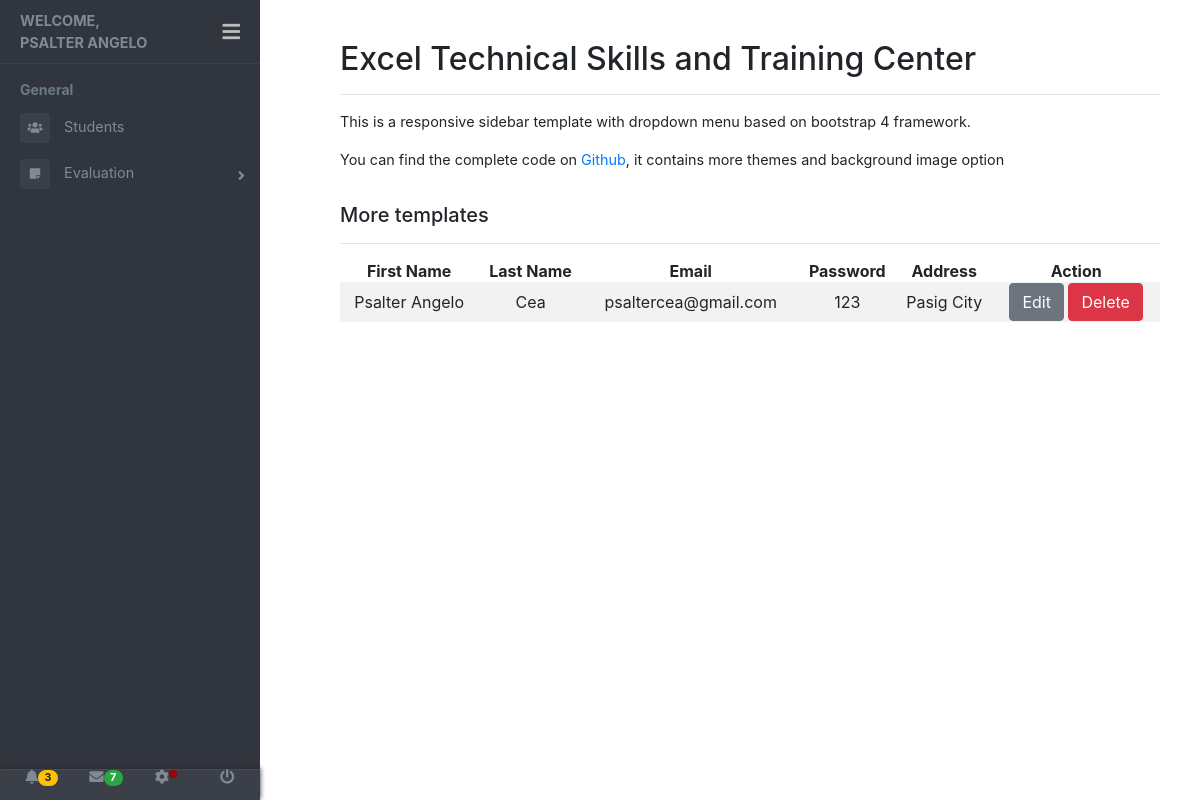
Page /SeyProject/student.php (signed in) on the committed database.
### tables this page shows
CREATE TABLE `student_tbl` (
  `stdid` int(11) NOT NULL,
  `stdFname` varchar(255) NOT NULL,
  `stdLname` varchar(255) NOT NULL,
  `stdEmail` varchar(255) NOT NULL,
  `userLvl` varchar(255) NOT NULL,
  `stdPass` varchar(255) NOT NULL,
  `stdAdd` varchar(255) NOT NULL
);

### SeyProject/student.php (the view, shortened to what this page needs)
<?php
  require_once('config/dbconnection.php');
  include('sidebar.php');
  $query = "SELECT * FROM student_tbl";
  $result = mysqli_query($conn, $query);
  $all = mysqli_fetch_all($result,MYSQLI_ASSOC);
?>
<!DOCTYPE html>
<html lang="en">
<head>
  <link rel="stylesheet" href="css/table.css">
</head>
<body>
  <main class="page-content">
    <div class="container-fluid">
      <h2>Excel Technical Skills and Training Center</h2>
      <hr>
      <div class="row">
        <div class="form-group col-md-12">
          <p>This is a responsive sidebar template with dropdown menu based on bootstrap 4 framework.</p>
          <p> You can find the complete code on <a href="https://github.com/azouaoui-med/pro-sidebar-template" target="_blank">
              Github</a>, it contains more themes and background image option</p>
        </div>
      </div>
      <h5>More templates</h5>
      <hr>
      <div id="no-more-tables">
            <table class="col-md-12 table-striped cf text-center">
        		<thead class="cf">
        			<tr>
        				<th class="numeric">First Name</th>
        				<th class="numeric">Last Name</th>
        				<th class="numeric">Email</th>
                <th class="numeric">Password</th>
        				<th class="numeric">Address</th>
                <th class="numeric">Action</th>
        			</tr>
        		</thead>
        		<tbody>
            <?php foreach($all as $user):?>
        			<tr>
        				<td data-title="First Name"><?php echo $user['stdFname'];?></td>
        				<td data-title="Last Name"><?php echo  $user['stdLname'];?></td>
        				<td data-title="Email" class="numeric"><?php echo $user['stdEmail'];?></td>
        				<td data-title="Password" class="numeric"><?php echo $user['stdPass'];?></td>
        				<td data-title="Address" class="numeric"><?php echo $user['stdAdd'];?></td>
        				<td data-title="Action" class="numeric"><a href="editstudent.php?id=<?php echo $user['stdid']; ?>" class="btn btn-secondary">Edit</a> 	<a href="deletestudent.php?id=<?php echo $user['stdid']; ?>" class="btn btn-danger">Delete</a></td>
        			</tr>
            <?php endforeach;?>
        		</tbody>
        	</table>
        </div>
  </main>
</body>
</html>

### SeyProject/css/main.css (style rules this page uses)
body { font-size: 0.9rem; }
.page-wrapper .sidebar-wrapper, .sidebar-wrapper .sidebar-brand > a, .sidebar-wrapper .sidebar-dropdown > a:after, .sidebar-wrapper .sidebar-menu .sidebar-dropdown .sidebar-submenu li a:before, .sidebar-wrapper ul li a i, .page-wrapper .page-content, .sidebar-wrapper .sidebar-search input.search-menu, .sidebar-wrapper .sidebar-search .input-group-text, .sidebar-wrapper .sidebar-menu ul li a, #show-sidebar, #close-sidebar { -webkit-transition: all 0.3s ease; -moz-transition: all 0.3s ease; -ms-transition: all 0.3s ease; -o-transition: all 0.3s ease; transition: all 0.3s ease; }
@media screen and (min-width: 768px) { .page-wrapper.toggled .page-content { padding-left: 300px; } }
.page-wrapper .page-content { display: inline-block; width: 100%; padding-left: 0px; padding-top: 20px; }
.page-wrapper .page-content > div { padding: 20px 40px; }
.page-wrapper .page-content { overflow-x: hidden; }

### rows in the picture
student_tbl: stdFname "Psalter Angelo", stdLname "Cea", stdEmail "psaltercea@gmail.com", stdPass "123", stdAdd "Pasig City"

### other values in the picture
$stdFname "PSALTER ANGELO"
